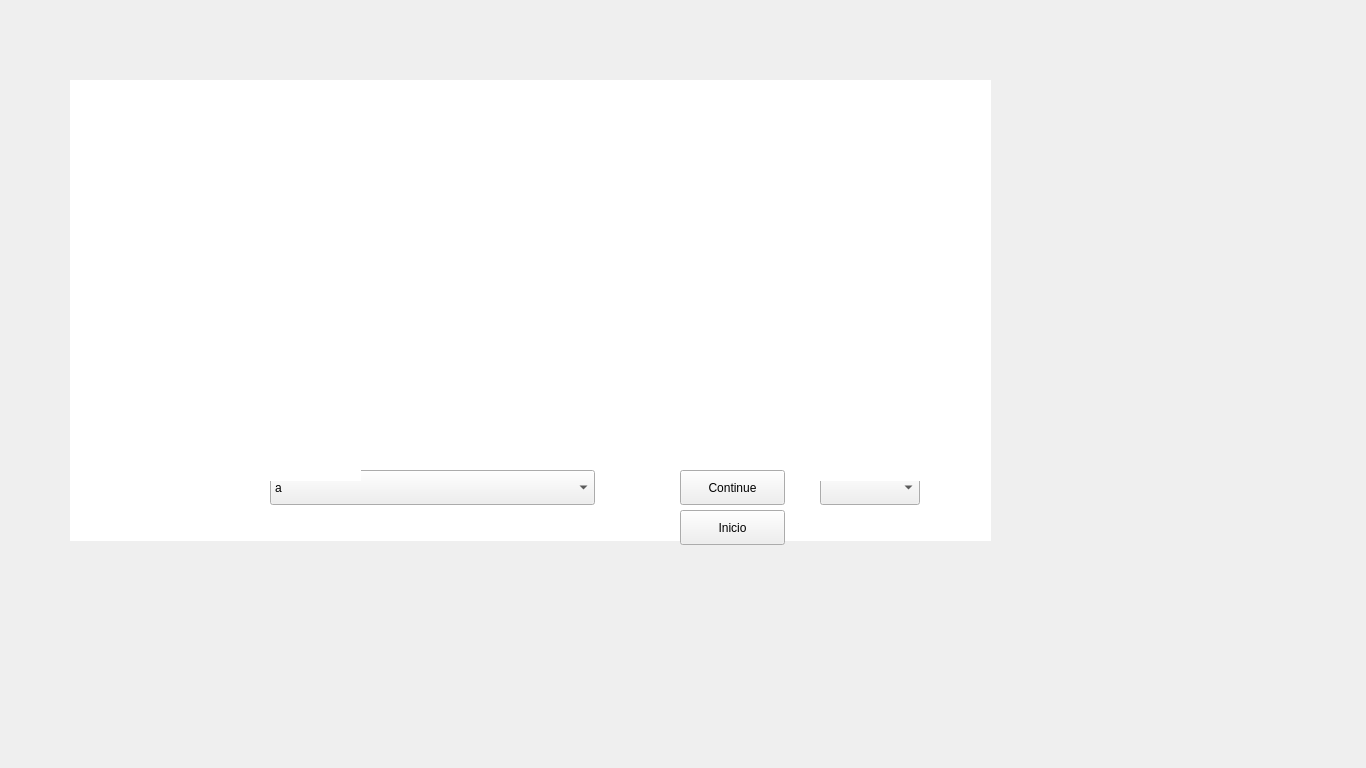
<?xml version="1.0" encoding="UTF-8"?>
<ui version="4.0">
 <class>SecWindow</class>
 <widget class="QMainWindow" name="SecWindow">
  <property name="geometry">
   <rect>
    <x>0</x>
    <y>0</y>
    <width>1366</width>
    <height>768</height>
   </rect>
  </property>
  <property name="maximumSize">
   <size>
    <width>1366</width>
    <height>768</height>
   </size>
  </property>
  <property name="windowTitle">
   <string>MainWindow</string>
  </property>
  <widget class="QWidget" name="centralwidget">
   <property name="maximumSize">
    <size>
     <width>1366</width>
     <height>768</height>
    </size>
   </property>
   <widget class="QLabel" name="label">
    <property name="geometry">
     <rect>
      <x>0</x>
      <y>0</y>
      <width>1366</width>
      <height>768</height>
     </rect>
    </property>
    <property name="maximumSize">
     <size>
      <width>1366</width>
      <height>768</height>
     </size>
    </property>
    <property name="text">
     <string/>
    </property>
   </widget>
   <widget class="QTextBrowser" name="textBrowser">
    <property name="geometry">
     <rect>
      <x>70</x>
      <y>80</y>
      <width>921</width>
      <height>461</height>
     </rect>
    </property>
    <property name="frameShape">
     <enum>QFrame::NoFrame</enum>
    </property>
    <property name="html">
     <string>&lt;!DOCTYPE HTML PUBLIC &quot;-//W3C//DTD HTML 4.0//EN&quot; &quot;http://www.w3.org/TR/REC-html40/strict.dtd&quot;&gt;
&lt;html&gt;&lt;head&gt;&lt;meta name=&quot;qrichtext&quot; content=&quot;1&quot; /&gt;&lt;meta charset=&quot;utf-8&quot; /&gt;&lt;style type=&quot;text/css&quot;&gt;
p, li { white-space: pre-wrap; }
&lt;/style&gt;&lt;/head&gt;&lt;body style=&quot; font-family:'Segoe UI'; font-size:9pt; font-weight:400; font-style:normal;&quot;&gt;
&lt;p style=&quot; margin-top:0px; margin-bottom:0px; margin-left:0px; margin-right:0px; -qt-block-indent:0; text-indent:0px;&quot;&gt;&lt;span style=&quot; font-size:11pt; font-weight:700; font-style:italic; color:#ffffff;&quot;&gt;Incidente no reino..&lt;/span&gt;&lt;/p&gt;
&lt;p style=&quot;-qt-paragraph-type:empty; margin-top:0px; margin-bottom:0px; margin-left:0px; margin-right:0px; -qt-block-indent:0; text-indent:0px; font-size:11pt; font-weight:700; font-style:italic; color:#ffffff;&quot;&gt;&lt;br /&gt;&lt;/p&gt;
&lt;p style=&quot; margin-top:0px; margin-bottom:0px; margin-left:0px; margin-right:0px; -qt-block-indent:0; text-indent:0px;&quot;&gt;&lt;span style=&quot; color:#ffffff;&quot;&gt;    Após um ataque de dragão na capital do reino sobre grandes gritos de raiva do dragão, foi descoberto que ele foi triado e causando a destruição da capital e morte de muitos civis.&lt;/span&gt;&lt;/p&gt;
&lt;p style=&quot; margin-top:0px; margin-bottom:0px; margin-left:0px; margin-right:0px; -qt-block-indent:0; text-indent:0px;&quot;&gt;&lt;span style=&quot; color:#ffffff;&quot;&gt;O capitão da guarda foi comandado a resolver o caso do dragão que mantinha uma relação com o reino de comum acordo que em ele não seria atacado e que ele também não ataria o reino, após uma busca próxima a caverna do dragão foi encontrado uma serie de pegadas e marcas de carroça que remetem a carroças de nobres, além disso, marcas de caixas espalhadas pelo local.&lt;/span&gt;&lt;/p&gt;
&lt;p style=&quot; margin-top:0px; margin-bottom:0px; margin-left:0px; margin-right:0px; -qt-block-indent:0; text-indent:0px;&quot;&gt;&lt;span style=&quot; color:#ffffff;&quot;&gt;    &lt;/span&gt;&lt;/p&gt;
&lt;p style=&quot; margin-top:0px; margin-bottom:0px; margin-left:0px; margin-right:0px; -qt-block-indent:0; text-indent:0px;&quot;&gt;&lt;span style=&quot; color:#ffffff;&quot;&gt;     O rei comenta com o capitão que poucos momentos que entrou em contato com o dragão sempre viu inúmeras obras de arte em sua caverna, como se fosse um grande museu, e que o dragão tem como sua doença a cobiça por obras de arte, logo após, isso o capitão tem como busca os comerciante de obras de arte, e descobre que dos três, dois deles estavam fora da cidade e que um ainda não retornou, o que estava na cidade durante o incidente tem poucas obras e que são de baixa qualidade, porem diz que um grupo de pessoas chegou dias antes do ataque dragão comprando tudo que mais caro, sendo um grupo que possuía, uma carroça bela e digna de nobre, porem que eram estranhos e não eram como se fossem apreciadores da arte e sim apenas comerciantes.&lt;/span&gt;&lt;/p&gt;
&lt;p style=&quot;-qt-paragraph-type:empty; margin-top:0px; margin-bottom:0px; margin-left:0px; margin-right:0px; -qt-block-indent:0; text-indent:0px; color:#ffffff;&quot;&gt;&lt;br /&gt;&lt;/p&gt;
&lt;p style=&quot; margin-top:0px; margin-bottom:0px; margin-left:0px; margin-right:0px; -qt-block-indent:0; text-indent:0px;&quot;&gt;&lt;span style=&quot; color:#ffffff;&quot;&gt;    Após o retorno do outro comerciante a cidade o capitão rapidamente vai de encontro e descobre que ele saiu para negociar obras de arte nas cidades próximas e que retornou com uma quantidade gigantesca de ouro.&lt;/span&gt;&lt;/p&gt;
&lt;p style=&quot;-qt-paragraph-type:empty; margin-top:0px; margin-bottom:0px; margin-left:0px; margin-right:0px; -qt-block-indent:0; text-indent:0px; color:#ffffff;&quot;&gt;&lt;br /&gt;&lt;/p&gt;
&lt;p style=&quot; margin-top:0px; margin-bottom:0px; margin-left:0px; margin-right:0px; -qt-block-indent:0; text-indent:0px;&quot;&gt;&lt;span style=&quot; color:#ffffff;&quot;&gt;    O capitão com informações sobre os vendedores de obras de artes que estavam na cidade vai de encontro com o grupo que estava na cidade comprando todos as obras de arte de valor na cidade, com uma interrogação do grupo descobriu que eles estavam trabalhando para o príncipe, e que estavam a um tempo sem receber novas ordens e que a ordem era conseguir um número grande de obras de artes antes do incidente, o capitão ainda sem saber sobre o motivo do príncipe ter mandando o grupo ir atras da de obras de arte guarda a informação.&lt;/span&gt;&lt;/p&gt;
&lt;p style=&quot;-qt-paragraph-type:empty; margin-top:0px; margin-bottom:0px; margin-left:0px; margin-right:0px; -qt-block-indent:0; text-indent:0px; color:#ffffff;&quot;&gt;&lt;br /&gt;&lt;/p&gt;&lt;/body&gt;&lt;/html&gt;</string>
    </property>
   </widget>
   <widget class="QComboBox" name="comboBox">
    <property name="geometry">
     <rect>
      <x>270</x>
      <y>470</y>
      <width>325</width>
      <height>35</height>
     </rect>
    </property>
    <property name="sizePolicy">
     <sizepolicy hsizetype="Fixed" vsizetype="Fixed">
      <horstretch>0</horstretch>
      <verstretch>0</verstretch>
     </sizepolicy>
    </property>
    <item>
     <property name="text">
      <string>a</string>
     </property>
    </item>
    <item>
     <property name="text">
      <string>b</string>
     </property>
    </item>
    <item>
     <property name="text">
      <string>c</string>
     </property>
    </item>
    <item>
     <property name="text">
      <string>d</string>
     </property>
    </item>
    <item>
     <property name="text">
      <string>e</string>
     </property>
    </item>
    <item>
     <property name="text">
      <string>f</string>
     </property>
    </item>
    <item>
     <property name="text">
      <string>g</string>
     </property>
    </item>
    <item>
     <property name="text">
      <string>h</string>
     </property>
    </item>
    <item>
     <property name="text">
      <string>i</string>
     </property>
    </item>
    <item>
     <property name="text">
      <string>j</string>
     </property>
    </item>
    <item>
     <property name="text">
      <string>k</string>
     </property>
    </item>
    <item>
     <property name="text">
      <string>l</string>
     </property>
    </item>
    <item>
     <property name="text">
      <string>m</string>
     </property>
    </item>
   </widget>
   <widget class="QPushButton" name="pushContinueButton">
    <property name="geometry">
     <rect>
      <x>680</x>
      <y>470</y>
      <width>105</width>
      <height>35</height>
     </rect>
    </property>
    <property name="sizePolicy">
     <sizepolicy hsizetype="Fixed" vsizetype="Fixed">
      <horstretch>0</horstretch>
      <verstretch>0</verstretch>
     </sizepolicy>
    </property>
    <property name="text">
     <string>Continue</string>
    </property>
   </widget>
   <widget class="QPushButton" name="pushInicioButton">
    <property name="geometry">
     <rect>
      <x>680</x>
      <y>510</y>
      <width>105</width>
      <height>35</height>
     </rect>
    </property>
    <property name="sizePolicy">
     <sizepolicy hsizetype="Fixed" vsizetype="Fixed">
      <horstretch>0</horstretch>
      <verstretch>0</verstretch>
     </sizepolicy>
    </property>
    <property name="text">
     <string>Inicio</string>
    </property>
   </widget>
   <widget class="QComboBox" name="comboBox_suspeitos">
    <property name="geometry">
     <rect>
      <x>820</x>
      <y>470</y>
      <width>100</width>
      <height>35</height>
     </rect>
    </property>
   </widget>
   <widget class="QTextBrowser" name="textSus">
    <property name="geometry">
     <rect>
      <x>810</x>
      <y>440</y>
      <width>111</width>
      <height>41</height>
     </rect>
    </property>
    <property name="autoFillBackground">
     <bool>false</bool>
    </property>
    <property name="frameShape">
     <enum>QFrame::NoFrame</enum>
    </property>
    <property name="html">
     <string>&lt;!DOCTYPE HTML PUBLIC &quot;-//W3C//DTD HTML 4.0//EN&quot; &quot;http://www.w3.org/TR/REC-html40/strict.dtd&quot;&gt;
&lt;html&gt;&lt;head&gt;&lt;meta name=&quot;qrichtext&quot; content=&quot;1&quot; /&gt;&lt;meta charset=&quot;utf-8&quot; /&gt;&lt;style type=&quot;text/css&quot;&gt;
p, li { white-space: pre-wrap; }
&lt;/style&gt;&lt;/head&gt;&lt;body style=&quot; font-family:'Segoe UI'; font-size:9pt; font-weight:400; font-style:normal;&quot;&gt;
&lt;p align=&quot;center&quot; style=&quot; margin-top:0px; margin-bottom:0px; margin-left:0px; margin-right:0px; -qt-block-indent:0; text-indent:0px;&quot;&gt;&lt;span style=&quot; font-size:14pt; font-weight:700; font-style:italic; color:#ffffff;&quot;&gt;Suspeitos&lt;/span&gt;&lt;/p&gt;&lt;/body&gt;&lt;/html&gt;</string>
    </property>
   </widget>
   <widget class="QTextBrowser" name="textLugar">
    <property name="geometry">
     <rect>
      <x>250</x>
      <y>440</y>
      <width>111</width>
      <height>41</height>
     </rect>
    </property>
    <property name="sizePolicy">
     <sizepolicy hsizetype="Fixed" vsizetype="Expanding">
      <horstretch>0</horstretch>
      <verstretch>0</verstretch>
     </sizepolicy>
    </property>
    <property name="autoFillBackground">
     <bool>false</bool>
    </property>
    <property name="frameShape">
     <enum>QFrame::NoFrame</enum>
    </property>
    <property name="html">
     <string>&lt;!DOCTYPE HTML PUBLIC &quot;-//W3C//DTD HTML 4.0//EN&quot; &quot;http://www.w3.org/TR/REC-html40/strict.dtd&quot;&gt;
&lt;html&gt;&lt;head&gt;&lt;meta name=&quot;qrichtext&quot; content=&quot;1&quot; /&gt;&lt;meta charset=&quot;utf-8&quot; /&gt;&lt;style type=&quot;text/css&quot;&gt;
p, li { white-space: pre-wrap; }
&lt;/style&gt;&lt;/head&gt;&lt;body style=&quot; font-family:'Segoe UI'; font-size:9pt; font-weight:400; font-style:normal;&quot;&gt;
&lt;p align=&quot;center&quot; style=&quot; margin-top:0px; margin-bottom:0px; margin-left:0px; margin-right:0px; -qt-block-indent:0; text-indent:0px;&quot;&gt;&lt;span style=&quot; font-size:14pt; font-weight:700; font-style:italic; color:#ffffff;&quot;&gt;Lugares&lt;/span&gt;&lt;/p&gt;&lt;/body&gt;&lt;/html&gt;</string>
    </property>
   </widget>
   <zorder>label</zorder>
   <zorder>textBrowser</zorder>
   <zorder>pushContinueButton</zorder>
   <zorder>comboBox</zorder>
   <zorder>pushInicioButton</zorder>
   <zorder>comboBox_suspeitos</zorder>
   <zorder>textSus</zorder>
   <zorder>textLugar</zorder>
  </widget>
 </widget>
 <resources/>
 <connections/>
</ui>
